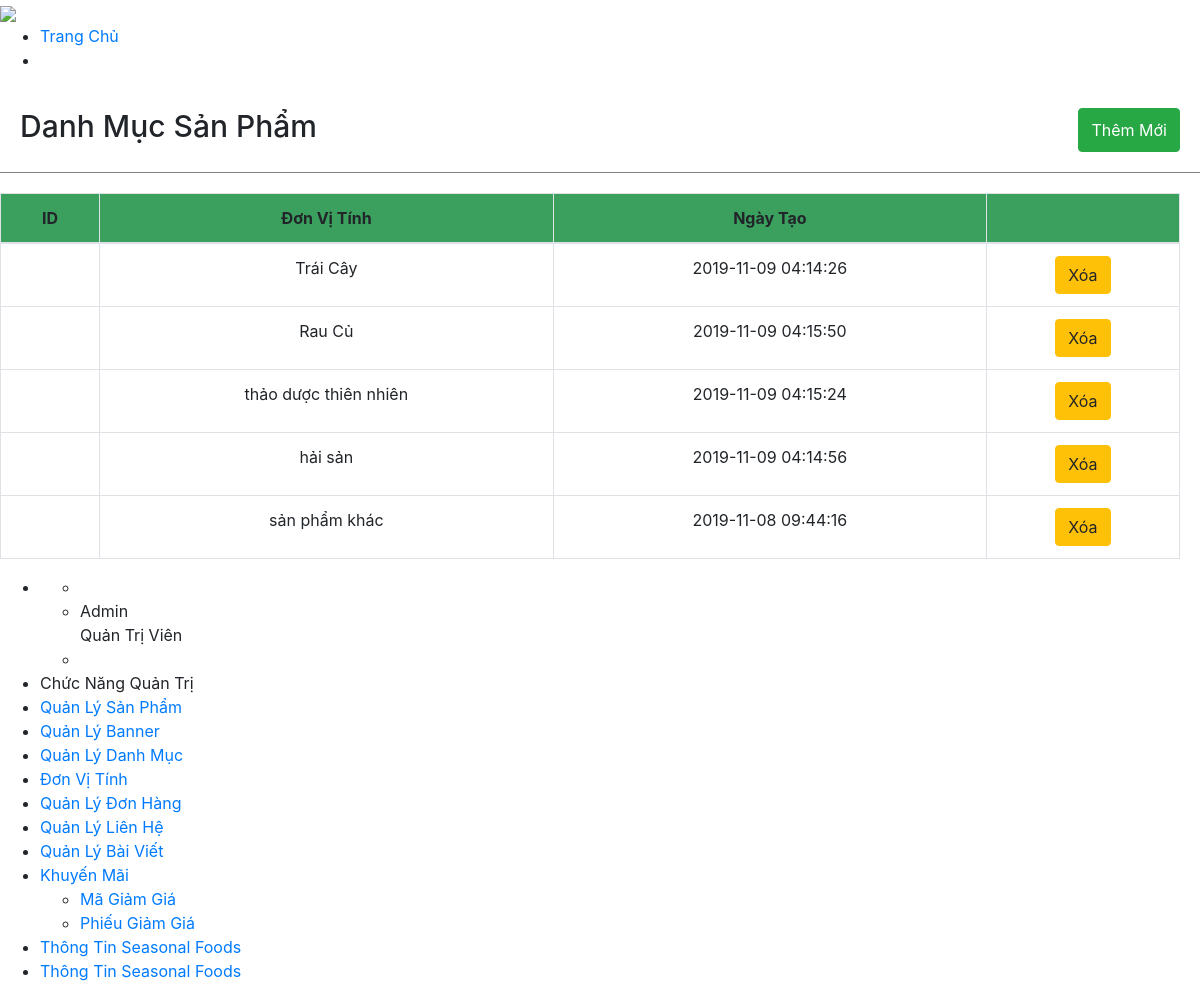
/SeasonalFoods2/index.php/admin/portfolio, run on the app's committed database.
### tables this page shows
CREATE TABLE `portfolio` (
  `id_portfolio` int(11) NOT NULL,
  `porName` varchar(50) NOT NULL,
  `porImage` varchar(100) NOT NULL,
  `por_create_at` timestamp NOT NULL DEFAULT CURRENT_TIMESTAMP ON UPDATE CURRENT_TIMESTAMP
);

### SeasonalFoods2/application/controllers/admin/portfolio.php (called while the page is built, shortened)
<?php
class portfolio extends CI_Controller {
	public function __construct()
	{
		$this->load->helper('url');
		$this->load->model('M_data');
		$this->load->library('session');
	}
	public function index()
	{
        $query = "select * from portfolio";
        $data["portfolios"] = $this->M_data->load_query($query);
        $display["body"] = $this->load->view("admin/pages_admin/portfolio",$data,TRUE);
		$this->load->view("admin/home_admin/masterAdmin", $display);
	}
}
?>

### SeasonalFoods2/index.php (called while the page is built, shortened)
<?php
require_once BASEPATH.'core/CodeIgniter.php';

### SeasonalFoods2/application/models/M_data.php (called while the page is built, shortened)
<?php
class M_data extends CI_Model {
    public function load_query($string)
    {
        $result = $this->db->query($string);
        return $result->result_array();
    }
}
?>

### SeasonalFoods2/application/views/admin/pages_admin/portfolio.php (the view, shortened to what this page needs)
<div class="products-heading">
    <h1><i class="fas fa-shopping-bag"></i>Danh Mục Sản Phẩm</h1>
    <button class="btn btn-success" data-toggle="modal" data-target="#exampleModal">Thêm Mới</button>
</div>
<div class="list-por">
    <table class="table table-bordered text-center" id="table_id">
        <thead style="background-color: #3b9f5e;">
            <th>ID</th>
            <th>Đơn Vị Tính</th>
            <th>Ngày Tạo</th>
            <th></th>
        </thead>
        <tbody>
        <?php foreach($portfolios as $portfolio){ ?>
        <tr id="id<?php echo $portfolio["id"] ?>">
            <td><?php echo $portfolio["id"] ?></td>
            <td><?php echo $portfolio["porName"] ?></td>
            <td><?php echo $portfolio["por_create_at"] ?></td>
            <td>
                <button onclick="deletePor(<?php echo $portfolio["id"] ?>)"  class="btn btn-warning">Xóa</button>
            </td>
        </tr>
        <?php } ?>
        </tbody>
    </table>
</div>

### SeasonalFoods2/application/views/admin/home_admin/masterAdmin.php (shortened to what this page needs)
<!DOCTYPE html>
<html>
    <head>
        <link rel="stylesheet" href="<?php echo base_url() ?>public/css/bootstrap.css"/>
         <link rel="stylesheet" href="<?php echo base_url() ?>public/css/fontawesome-all.min.css"/>
        <link rel="stylesheet" type="text/css" href="<?php echo base_url() ?>public/css/animate.css"/>
        <link rel="stylesheet" type="text/css" href="<?php echo base_url() ?>public/css/styleAdmin.css"/>
        <link rel="stylesheet" type="text/css" href="//cdn.datatables.net/1.10.19/css/jquery.dataTables.min.css">
    </head>
    <body>
        <header>
            <nav>
                <div class="logo">
                    <img width="100px" src="<?php echo base_url()?>public/images/logo/logo-web.png"/>
                </div>
                <div class="menu">
                    <ul>
                        <li><a href="<?php echo base_url()?>"><span class="home"><i class="fas fa-home"></i></span>Trang Chủ</a></li>
                        <li><a href="#"><span class="admin"><i class="fas fa-user-tie"></i></span><?php echo isset($_SESSION["admin"])?"":"" ?></a></li>
                    </ul>
                </div>
            </nav>
        </header>
        <div class="main">
            <div class="main-bg">
                <div class="item">
                    <?php echo isset($body)?$body:"" ?>
                </div>
            </div>
                <div class="listfunction">
                    <ul>
                        <li>
                            <ul class="sub-list">
                                <li><i class="fas fa-user-tie"></i></li>
                                <li>Admin<br/>Quản Trị Viên</li>
                                <li><a href="#"><i class="fas fa-cogs"></i></a></li>
                            </ul>
                        </li>
                        <li id="gray">Chức Năng Quản Trị</li>
                        <li><a href="<?php echo base_url()?>admin/products"><span><i class="fas fa-cart-plus"></i></span>Quản Lý Sản Phẩm</a></li>
                        <li><a href="#"><span><i class="fas fa-cart-plus"></i></span>Quản Lý Banner</a></li>
                        <li><a href="<?php echo base_url() ?>admin/portfolio"><span><i class="fas fa-cart-plus"></i></span>Quản Lý Danh Mục</a></li>
                        <li><a href="<?php echo base_url() ?>admin/unit"><span><i class="fas fa-cart-plus"></i></span>Đơn Vị Tính</a></li>
                        <li><a href="#"><span><i class="fas fa-cart-plus"></i></span>Quản Lý Đơn Hàng</a></li>
                        <li><a href="#"><span><i class="fas fa-cart-plus"></i></span>Quản Lý Liên Hệ</a></li>
                        <li><a href="#"><span><i class="fas fa-cart-plus"></i></span>Quản Lý Bài Viết</a></li>
                        <li class="promotion"><a href="#"><span><i class="fas fa-cart-plus"></i></span>Khuyến Mãi<span><i class="fas fa-angle-down"></i></span></a>
                            <ul class="sub-promotion">
                                <li><a href="<?php echo base_url() ?>admin/discountcode">Mã Giảm Giá</a></li>
                                <li><a href="#">Phiếu Giảm Giá</a></li>
                            </ul>
                        </li>
                        <li><a href="#"><span><i class="fas fa-cart-plus"></i></span>Thông Tin Seasonal Foods</a></li>
                        <li><a href="#"><span><i class="fas fa-cart-plus"></i></span>Thông Tin Seasonal Foods</a></li>
                    </ul>
                </div>
            </div>
    </body>
</html>

### SeasonalFoods2/application/views/admin/pages_admin/portfolio.php (style rules this page uses)
.products-heading { padding-top: 20px; padding-bottom: 20px; border-bottom: 1px solid gray; display: flex; justify-content: space-between; padding-right: 20px; }
.products-heading h1 { font-size: 30px; }
.list-por { padding-top: 20px; padding-right: 20px; }

### data on the page
portfolio: porName "Trái Cây", por_create_at "2019-11-09 04:14:26"
portfolio: porName "Rau Củ", por_create_at "2019-11-09 04:15:50"
portfolio: porName "thảo dược thiên nhiên", por_create_at "2019-11-09 04:15:24"
portfolio: porName "hải sản", por_create_at "2019-11-09 04:14:56"
portfolio: porName "sản phẩm khác", por_create_at "2019-11-08 09:44:16"
